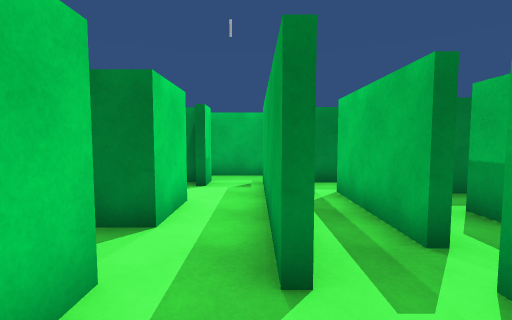
view 1 (above)

17 first-person views from a walk through a 3-D level made in the Unity game engine. The camera is 1.4 m above the floor, tilts 4° down and sees 85° across. The floor is counted in squares, 1 m on a side. Each view is taken from the middle of a square. On the plan, view 1 faces up. The plan holds only what a view shows up to about 14 squares ahead; the rest is blank. Surface patterns are stand-ins for the level's own textures.

view 2
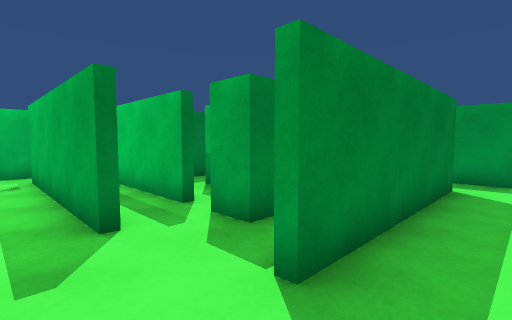

view 3
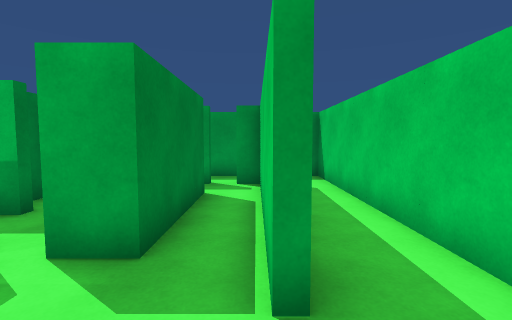

view 4
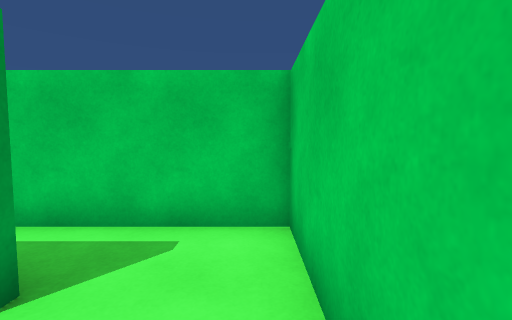

view 5
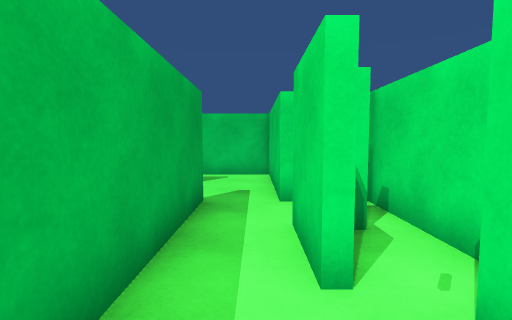

view 6
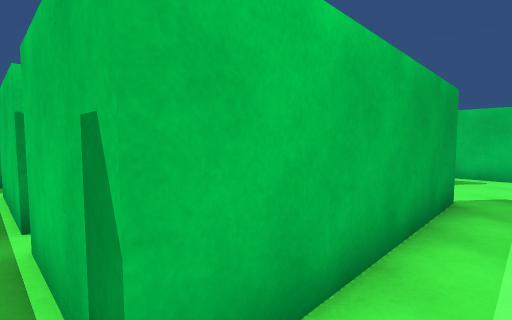

view 7
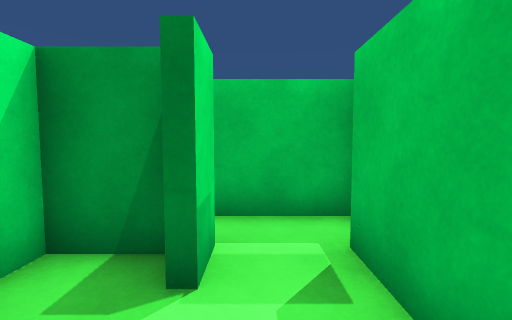

view 8
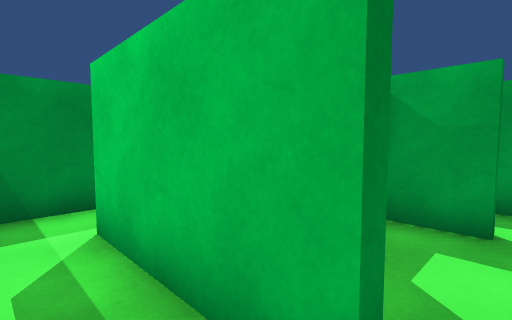

view 9
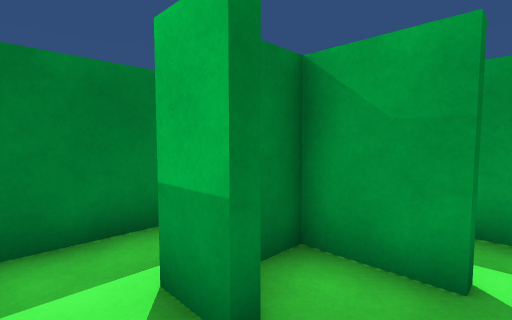

view 10
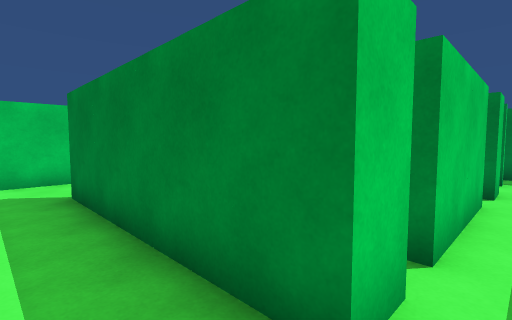

view 11
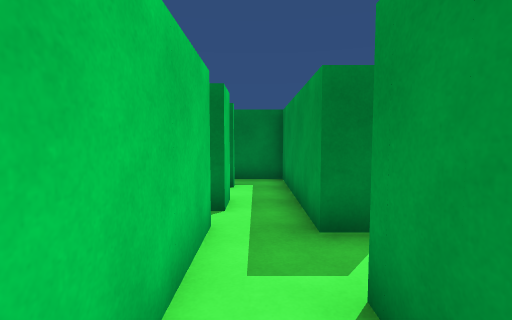

view 12
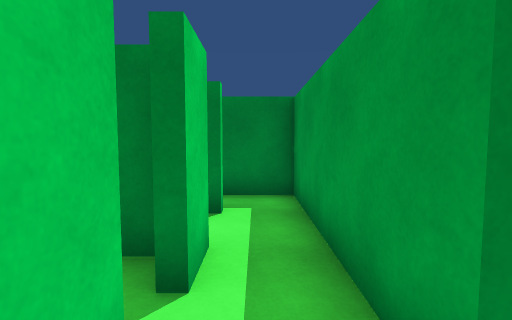

view 13
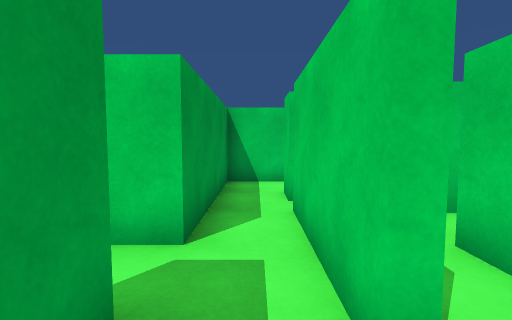

view 14
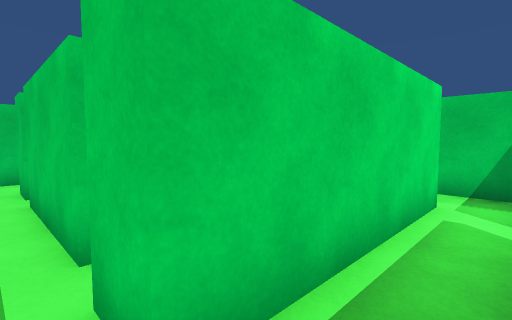

view 15
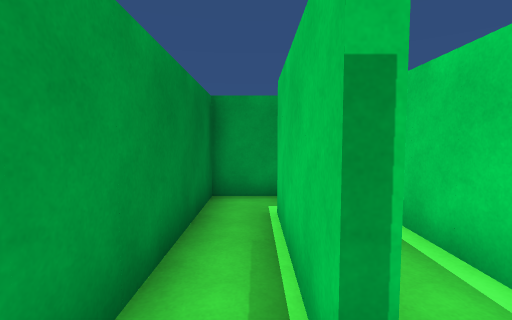

view 16
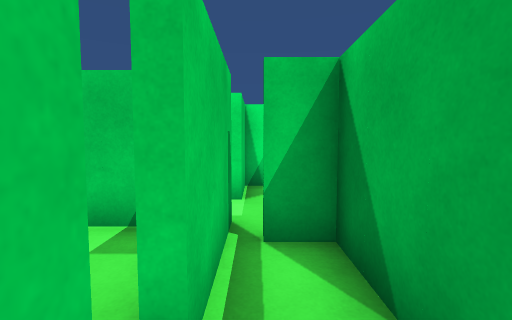

view 17
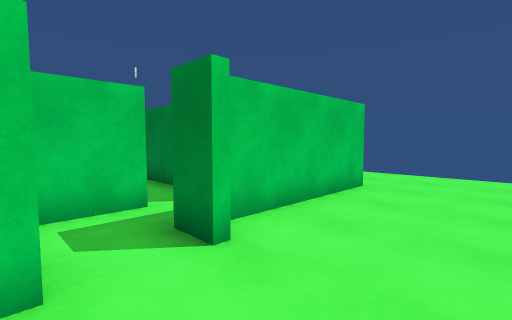

### Floor plan
Ten units are one square. View 1 is at (0, 0); x grows to the right and y downward. Boxes are objects, and circles mark ways between rooms. Rooms are numbered by the first view taken in them; rooms with no view inside come last. Other rooms are left out.
<svg viewBox="-41 -125 157 155">
<path fill="none" stroke="#000" d="M11 1 80 1M26 -35 22 -35 22 -76M6 -25 2 -25M64 -14 22 -14 22 -25M-15 -28 -15 25 100 25 100 -4M83 -6 83 4 11 4M83 -14 80 -14 80 -24M-36 -59 -36 -26M-20 -94 -36 -94M-15 -96 -15 -85M2 -25 2 -96M9 -111 -19 -111M83 -36 83 -14M100 -4 100 -33M100 -33 110 -33M111 -52 100 -52M83 -55 83 -36M28 -94 11 -94M22 -76 83 -76 83 -65M100 -64 100 -94M5 -88 5 -71M42 -96 84 -96M2 -96 34 -96M100 -94 100 -111 12 -111 12 -100M103 -115 103 -60M43 -44 43 -55M63 -42 63 -32M61 -32 61 -52 52 -52M80 -24 80 -36M65 -73 31 -73M79 -55 83 -55M83 -65 80 -65M79 -73 65 -73M100 -52 100 -64"/>
<rect x="-35" y="-65" width="20" height="20" fill="#bbb"><title>other object</title></rect>
<circle cx="-10" cy="-30" r="3" fill="#2a7"/>
<circle cx="80" cy="-10" r="3" fill="#2a7"/>
<circle cx="90" cy="0" r="3" fill="#2a7"/>
<circle cx="10" cy="-70" r="3" fill="#2a7"/>
<circle cx="30" cy="-30" r="3" fill="#2a7"/>
<circle cx="70" cy="-20" r="3" fill="#2a7"/>
<circle cx="10" cy="-100" r="3" fill="#2a7"/>
<circle cx="90" cy="-25" r="3" fill="#2a7"/>
<circle cx="105" cy="-40" r="3" fill="#2a7"/>
<circle cx="90" cy="-50" r="3" fill="#2a7"/>
<circle cx="40" cy="-90" r="3" fill="#2a7"/>
<circle cx="90" cy="-90" r="3" fill="#2a7"/>
<circle cx="90" cy="-70" r="3" fill="#2a7"/>
<circle cx="55" cy="-60" r="3" fill="#2a7"/>
<circle cx="70" cy="-45" r="3" fill="#2a7"/>
<circle cx="80" cy="-60" r="3" fill="#2a7"/>
<text x="30" y="-10">1</text>
<text x="-20" y="-60">2</text>
<text x="90" y="-20">3</text>
<text x="100" y="-40">4</text>
<text x="60" y="-80">5</text>
<text x="50" y="-100">6</text>
<text x="40" y="-120">7</text>
<text x="50" y="-40">8</text>
<text x="70" y="-60">9</text>
<text x="90" y="-60">10</text>
</svg>
Room 1 opens to room 2. Room 1 opens to room 3. Room 1 opens to room 5. Room 1 opens to room 8. Room 2 opens to room 6. Room 3 opens to room 4. Room 4 opens to room 7. Room 4 opens to room 10. Room 5 opens to room 6. Room 5 opens to room 10. Room 8 opens to room 9. Room 9 opens to room 10.

Where each view was taken, in squares from view 1:
view 1: 0 up, 0 right, facing up
view 2: 2 down, 1 left, facing up-right
view 3: 0 up, 1 left, facing right
view 4: 2 up, 1 left, facing down
view 5: 9 up, 1 left, facing down
view 6: 10 up, 1 left, facing down-right
view 7: 6 up, 1 left, facing up
view 8: 3 up, 1 right, facing up-right
view 9: 3 up, 3 right, facing up-right
view 10: 2 down, 9 right, facing up-left
view 11: 1 up, 9 right, facing up
view 12: 4 up, 9 right, facing up
view 13: 7 up, 9 right, facing down
view 14: 9 up, 9 right, facing down-left
view 15: 10 up, 3 right, facing right
view 16: 10 up, 5 right, facing left
view 17: 3 up, 14 right, facing up-left
